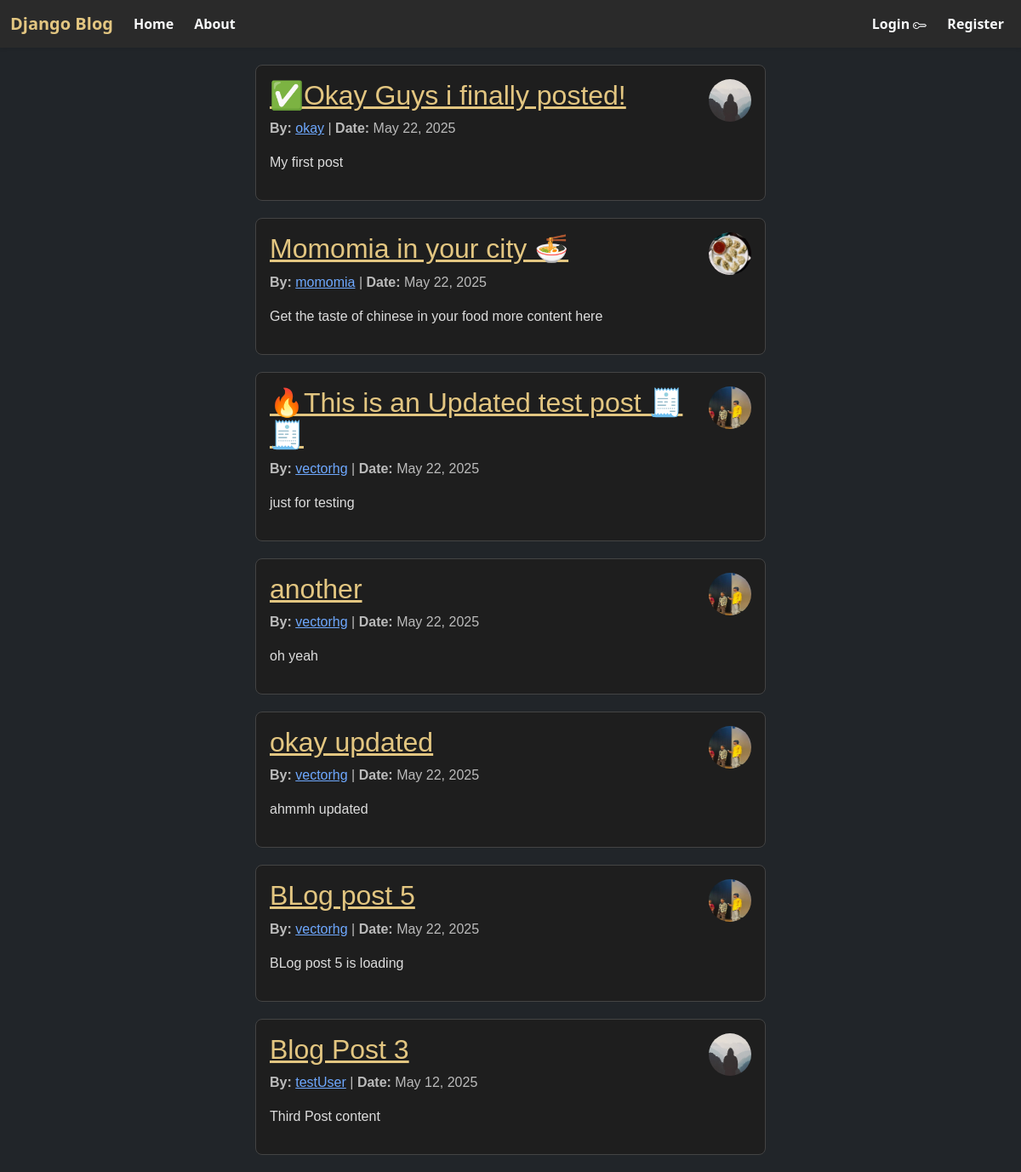
The page / on the database its author committed.
### blog/models.py (models this page shows, shortened)
class Post(models.Model):
    title = models.CharField(max_length=100)
    content = models.TextField()
    date_posted = models.DateTimeField(default=timezone.now)
    author = models.ForeignKey(User, on_delete=models.CASCADE)

### users/models.py (models this page shows, shortened)
class Profile(models.Model):
    user = models.OneToOneField(User, on_delete=models.CASCADE)
    image = models.ImageField(default='default.jpg', upload_to='profile_pics')

### blog/views.py (the view)
# urls.py: path('', PostListView.as_view(), name="blog-home"),
class PostListView(ListView):
    model = Post
    template_name = 'blog/home.html'
    context_object_name = 'posts'
    ordering = ['-date_posted']

### blog/templates/blog/home.html
{% extends "blog/base.html" %}
{% block content %}
        {% for post in posts %}
            <div class="blog-post"
                 style="background-color: #1e1e1e; color: #f0f0f0; border: 1px solid #444; border-radius: 8px; padding: 16px; max-width: 600px; margin: 20px auto; font-family: Arial, sans-serif;">
                <div style="float : right"><img class="rounded-circle article-img" width="50" height="50" src="{{post.author.profile.image.url}}"></div>
                <div>
                <h2 style="margin-top: 0; color: #e3c681;"><a href="{% url 'post-detail' post.id %}" style="margin-top: 0; color: #e3c681;" target="_blank">{{post.title}}</a> </h2>
                <p style="color: #bbb;"><strong>By:</strong> <a href="{% url 'user-posts' post.author.username%}">{{post.author}}</a> | <strong>Date:</strong> {{post.date_posted|date:"F d, Y"}}</p>
                <p style="color: #ddd;">{{post.content}}</p>
                </div>
            </div>
        {% endfor %}
{% endblock %}

### blog/templates/blog/base.html (shortened to what this page needs)
{% load static %}
<!DOCTYPE html>
<html lang="en" data-bs-theme="dark" data-mdb-theme="dark">
<head>
    <link href="https://cdn.jsdelivr.net/npm/bootstrap@5.3.6/dist/css/bootstrap.min.css" rel="stylesheet"
>
    <link href="{% static 'blog/nav_bar.css' %}" rel="stylesheet" type="text/css">
    <nav class="navbar navbar-expand-lg custom-dark shadow-sm">
        <div class="container-fluid">
            {% if user.is_authenticated %}
            <a class="navbar-brand fw-bold" href="{% url 'blog-home' %}" style="color: #e3c681;">Hello
                {{user.username}}!</a>
            {% else %}
            <a class="navbar-brand fw-bold" href="{% url 'blog-home' %}" style="color: #e3c681;">Django Blog</a>
            {% endif %}
            <div class="collapse navbar-collapse" id="navbarNav">
                <ul class="navbar-nav me-auto gap-2">
                    <li class="nav-item">
                        <a class="nav-link text-light fw-semibold" href="{% url 'blog-home' %}">Home</a>
                    </li>
                    <li class="nav-item">
                        <a class="nav-link text-light fw-semibold" href="{% url 'blog-about' %}">About</a>
                    </li>
                </ul>
                <ul class="navbar-nav ms-auto gap-2">
                    {% if not user.is_authenticated %}
                    <li class="nav-item">
                        <a class="nav-link text-light fw-semibold" href="{% url 'login' %}">Login
                        </a>
                    </li>
                    <li class="nav-item">
                        <a class="nav-link text-light fw-semibold" href="{% url 'register' %}">Register</a>
                    </li>
                    {% endif %}
                </ul>
            </div>
        </div>
    </nav>
</head>
<body class="bg-dark text-light">
<div class="container">
    {% block content %} {% endblock %}
</div>
</body>
</html>

### blog/static/blog/nav_bar.css (style rules this page uses)
.custom-dark { background-color: #2a2a2a !important; color: #f8f9fa !important; }

### rows shown on the page
Post: author.profile.image (placeholder picture), title "✅Okay Guys i finally posted!", author "okay", date_posted "May 22, 2025", content "My first post"
Post: author.profile.image (picture), title "Momomia in your city 🍜", author "momomia", date_posted "May 22, 2025", content "Get the taste of chinese in your food more content here"
Post: author.profile.image (picture), title "🔥This is an Updated test post 🧾🧾", author "vectorhg", date_posted "May 22, 2025", content "just for testing"
Post: author.profile.image (picture), title "another", author "vectorhg", date_posted "May 22, 2025", content "oh yeah"
Post: author.profile.image (picture), title "okay updated", author "vectorhg", date_posted "May 22, 2025", content "ahmmh updated"
Post: author.profile.image (picture), title "BLog post 5", author "vectorhg", date_posted "May 22, 2025", content "BLog post 5 is loading"
Post: author.profile.image (placeholder picture), title "Blog Post 3", author "testUser", date_posted "May 12, 2025", content "Third Post content"
